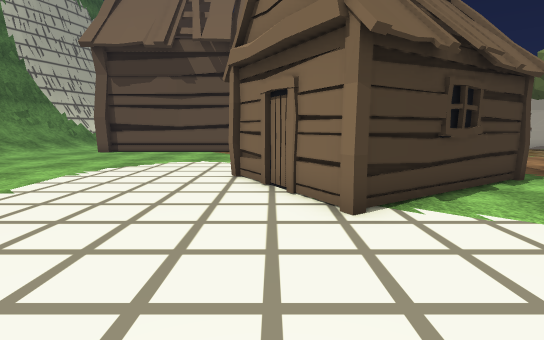
[1] (above)

24 first-person views from a walk through a Unity game level. The camera is 1.3 m above the floor, tilts 8° down and sees 85° across. The floor is counted in squares, 1 m on a side. Each view is taken from the middle of a square. On the plan, view 1 faces up. The plan holds only what a view shows up to about 14 squares ahead; the rest is blank. The place goes on beyond the plan. The player is left out. Some surface patterns are stand-ins.

[2]
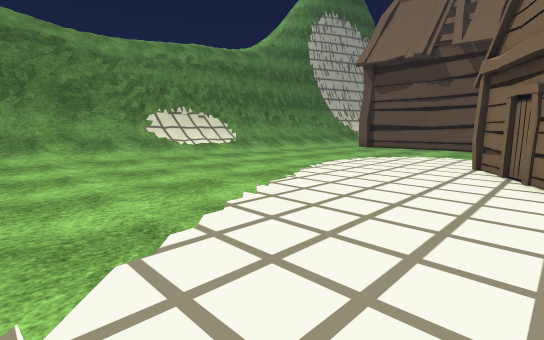

[3]
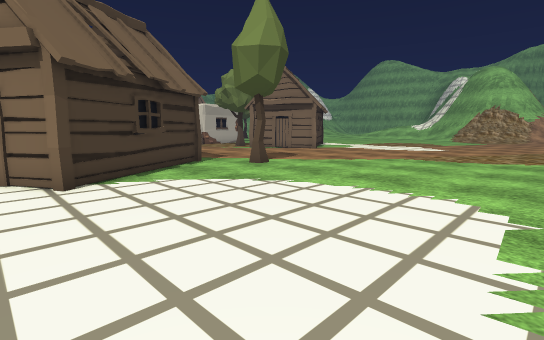

[4]
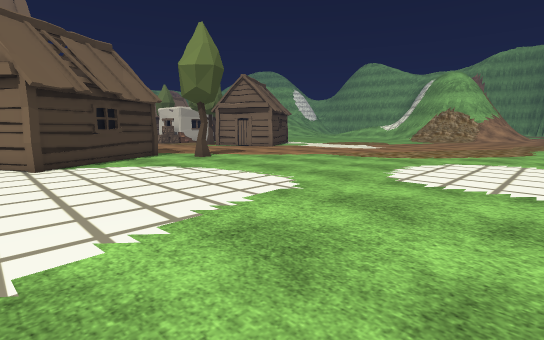

[5]
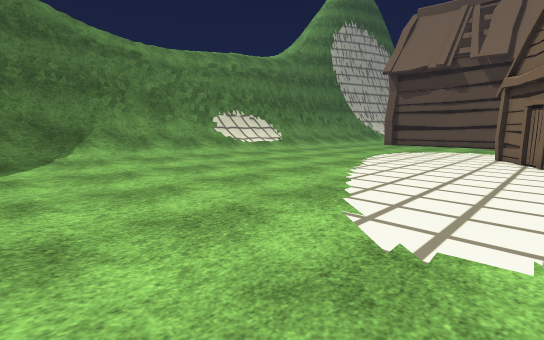

[6]
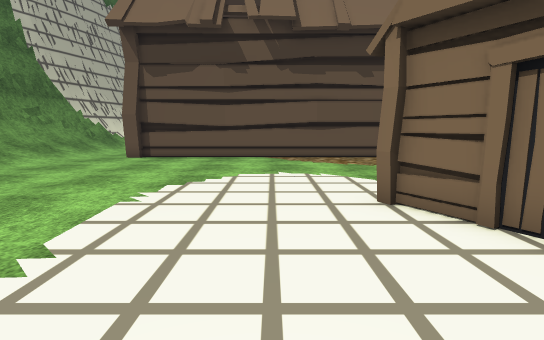

[7]
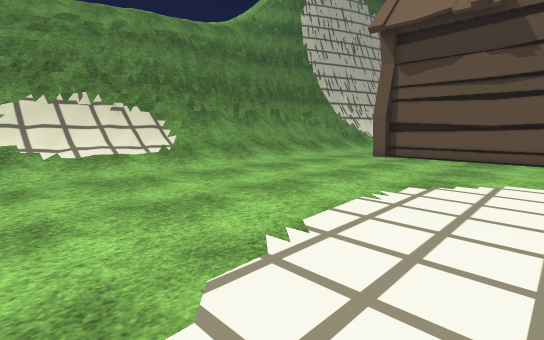

[8]
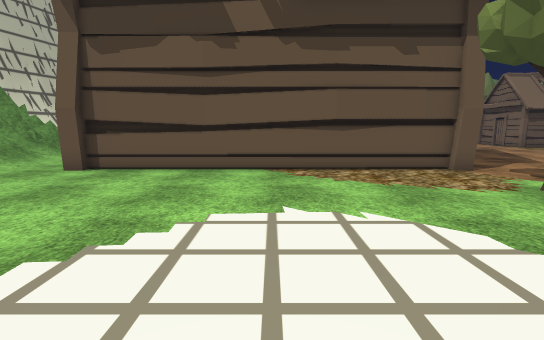

[9]
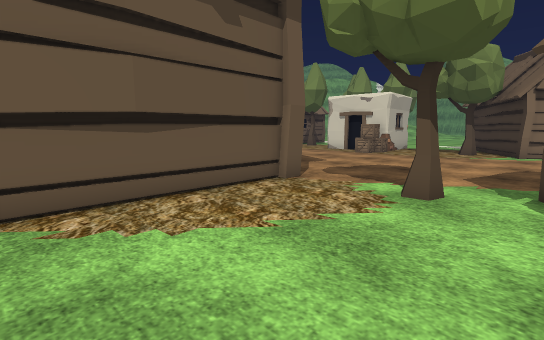

[10]
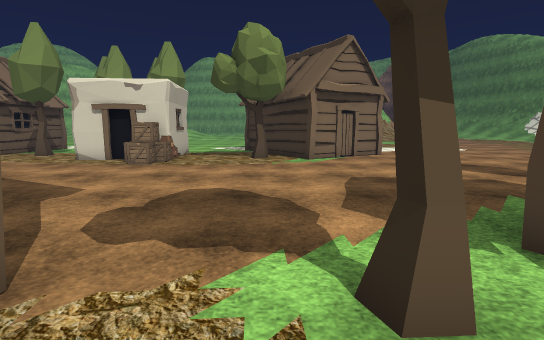

[11]
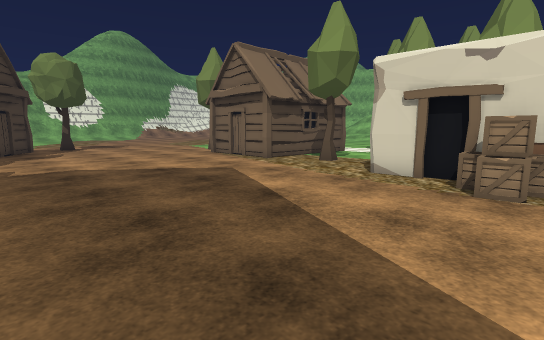

[12]
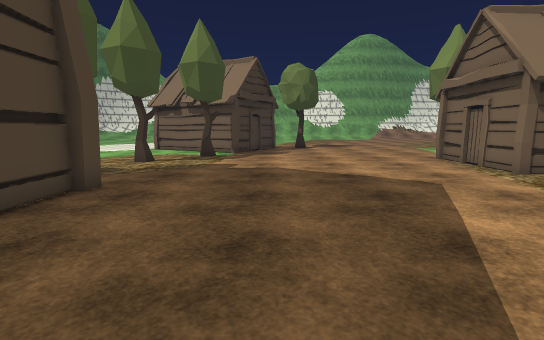

[13]
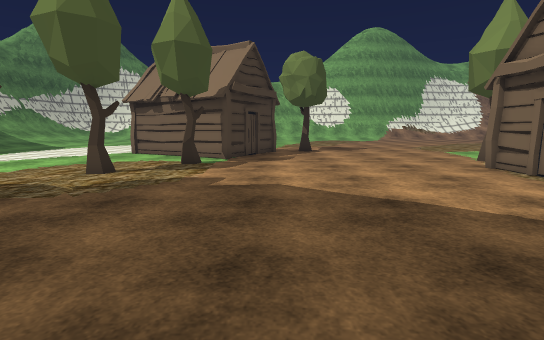

[14]
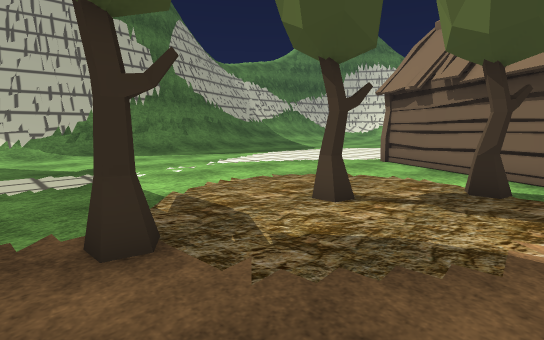

[15]
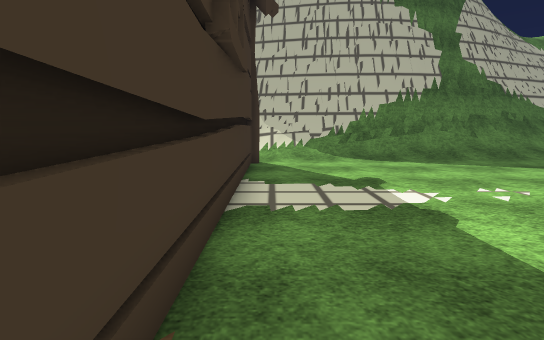

[16]
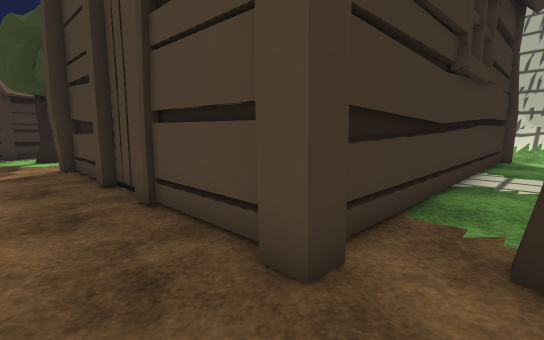

[17]
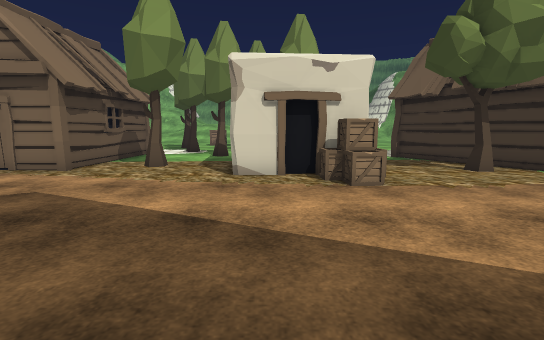

[18]
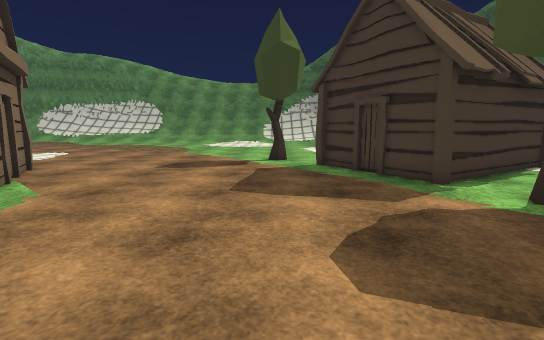

[19]
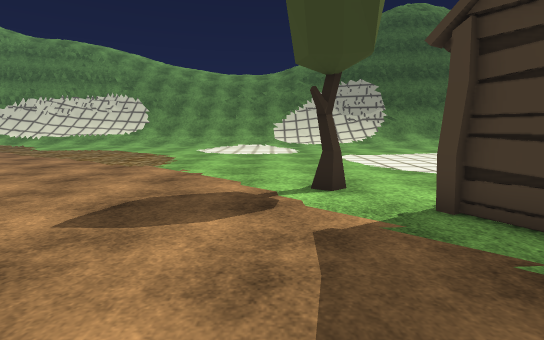

[20]
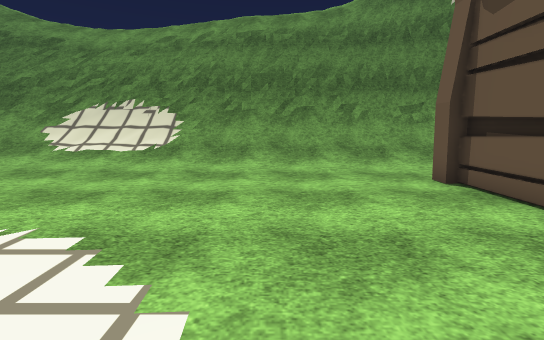

[21]
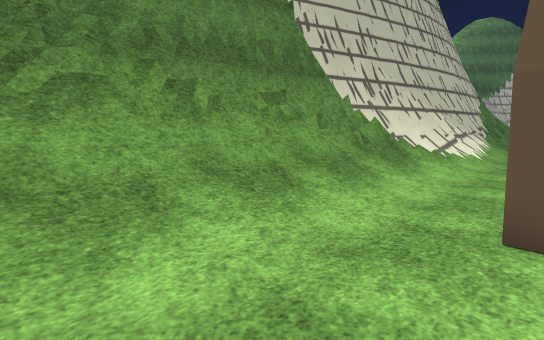

[22]
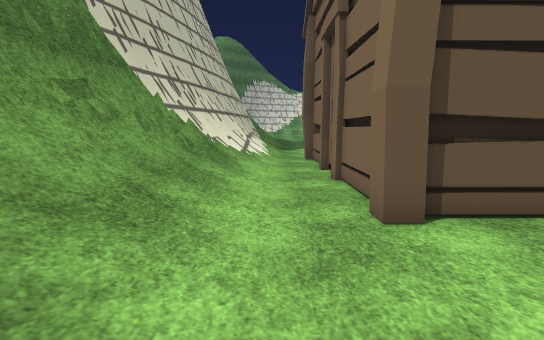

[23]
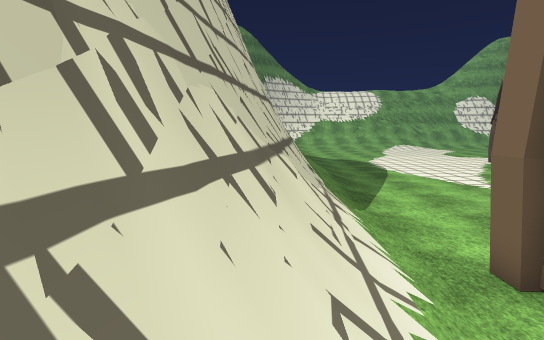

[24]
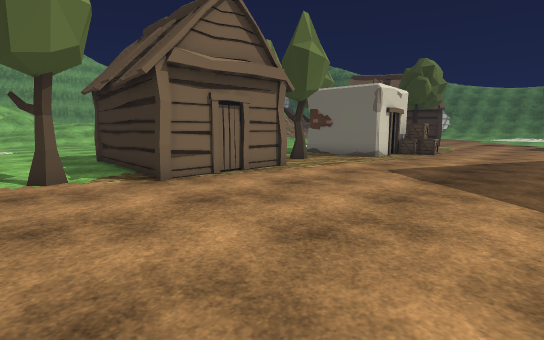

### Floor plan
Key: @ floor where view 1 was taken; # wall or solid block; . main floor; : floor 0.25 m higher than the main floor; + floor 2.25 m higher than the main floor; / step, stairs or slope; = window, fence, low wall or low ledge; H hut; T tree; C crate; O other object.
Columns run from 16 left of view 1 to 17 right of it. Each row starts with its distance up from view 1.
 36     ///.   .......HH #H..........
 35     =//.............HH............
 34     =//........................TT.
 33     =//.............T.............
 32     #//.......................HHHH
 31     =/............T...........H HH
 30    #=/........................H
 29    #=/........................H
 28    #=/........................HHH
 27    #=/...........TT...........HHHH
 26   ###/............................
 25   ##///#############...........TT.
 24   ##//.#           #..............
 23   #=//.#           #..............
 22  ##=/..#           #.........##  O
 21  ##//..#           #.........##
 20 ##=//..#           #.........C#
 19 ##=//..#           #........CC#
 18 #=///..#           #.........C#OO
 17 #=///..##         ##.............
 16 #=///..#############..............
 15 ##///.........................T..H
 14 #=///.........................T.HH
 13 #=///..............T..........HH
 12 #=///........................HH
 11 ##///...............H.........HH
 10 #////.............HHHH.........H
  9 #+///...........HH   H..........H
  8 #////..........HH     H..........
  7 =////...........H    HH...........
  6 =////...........HH HH...T.........
  5 #////:...........HH.....T.........
  4 #////............H................
  3 #////:............................
  2 =////:............................
  1 = ///:............................
  0 # ///:..........@.................
 -1 ##///:............................
 -2  =///:............................
 -3  #///::..........................
 -4  #////:...........................
 -5  #=///:...........................
 -6  ## //::..........................
 -7       //::..................

Where each view was taken, in squares from view 1:
view 1: 0 up, 0 right, facing up
view 2: 3 down, 1 right, facing up-left
view 3: 3 down, 0 right, facing up-right
view 4: 7 down, 0 right, facing up-right
view 5: 7 down, 1 right, facing up-left
view 6: 3 up, 3 left, facing up
view 7: 3 up, 3 left, facing up-left
view 8: 7 up, 3 left, facing up
view 9: 11 up, 3 left, facing up-right
view 10: 14 up, 1 right, facing right
view 11: 18 up, 5 right, facing up-right
view 12: 19 up, 7 right, facing up
view 13: 22 up, 7 right, facing up
view 14: 26 up, 5 right, facing up-left
view 15: 26 up, 2 right, facing left
view 16: 27 up, 5 right, facing down-left
view 17: 21 up, 5 right, facing right
view 18: 18 up, 8 right, facing down
view 19: 12 up, 9 right, facing down
view 20: 12 up, 2 left, facing left
view 21: 12 up, 9 left, facing up-left
view 22: 12 up, 11 left, facing up
view 23: 21 up, 13 left, facing up
view 24: 35 up, 7 right, facing down-right
